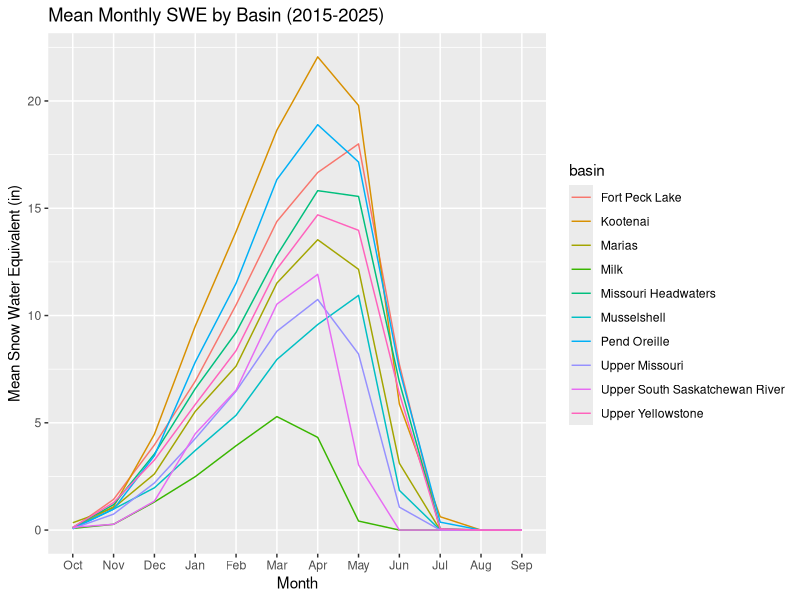

Here is the R script that generated this plot:
## ---- chunk 1
#| include: false
library(tidyverse)
snotel = read_csv("mt_snotel_month.csv")

snotel = snotel |>
  select(!median_snow_depth_1991_2020_in) |>
  rename(c(lat = latitude, long = longitude, elev = elevation_ft, swe = swe_in, snow_depth = snow_depth_in, median_swe_1991_2020 = median_swe_1991_2020_in))

snotel |>
  distinct(huc6)

snotel = snotel |>
  mutate(
    basin = case_when(
      str_detect(huc6, "100200") ~ "Missouri Headwaters",
      str_detect(huc6, "100302") ~ "Marias",
      str_detect(huc6, "170101") ~ "Kootenai",
      str_detect(huc6, "170102") ~ "Pend Oreille",
      str_detect(huc6, "100301") ~ "Upper Missouri",
      str_detect(huc6, "100700") ~ "Upper Yellowstone",
      str_detect(huc6, "100401") ~ "Fort Peck Lake",
      str_detect(huc6, "100402") ~ "Musselshell",
      str_detect(huc6, "90400") ~ "Upper South Saskatchewan River",
      str_detect(huc6, "100500") ~ "Milk",
      TRUE ~ NA_character_)) |>
  relocate(huc6, .after = basin)

snotel_clean = snotel |>
  mutate(
    date = ymd(date)) |>
  mutate(
    month = month(date, label = TRUE),
  month = factor(
      month, levels = c("Oct", "Nov", "Dec","Jan", 
                        "Feb", "Mar", "Apr","May", 
                        "Jun", "Jul", "Aug","Sep"))) |>
  relocate(month, .after = month_year) |>
  mutate(
    year = year(date)) |>
  relocate(year, .after = month)
## ---- chunk 2
snotel_clean |>
  distinct(station_id, basin) |>
  count(basin, sort = TRUE)
## ---- chunk 3
snotel_clean |>
  group_by(month) |>
  summarise(mean_swe = mean(swe, na.rm = TRUE)) |>
  arrange(desc(mean_swe))
## ---- chunk 4
snotel_clean |>
  group_by(basin, month) |>
  summarise(mean_swe = mean(swe, na.rm = TRUE), .groups = "drop") |>
  ggplot(aes(x = month, y = mean_swe, color = basin, group = basin)) +
  geom_line() +
  labs(
    title = "Mean Monthly SWE by Basin (2015-2025)",
    x = "Month",
    y = "Mean Snow Water Equivalent (in)")
